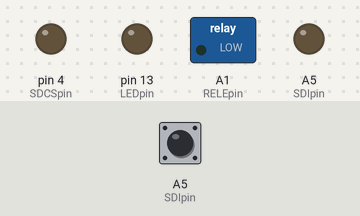
This sketch was run on a simulated Arduino Uno, built with avr-gcc and run on an emulated ATmega328P. On the bench: switched loads named in the sketch (green lamp = pin HIGH), output pins drawn as LEDs (lit = HIGH). Dashed ring = blinking. The test bench sets the inputs (shaded band); at power-on: A5 (SDIpin) LOW. What the sketch prints to the serial monitor is not drawn.

Above: at 0.1 s.
At 1.7 s:
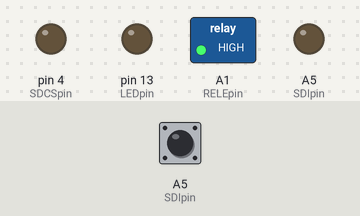
1.8 s: A5 (SDIpin) driven HIGH
At 8.1 s:
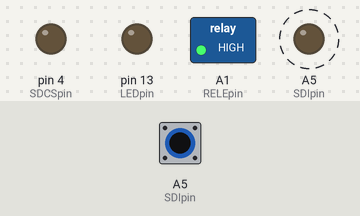
10.1 s: A5 (SDIpin) pulsed LOW 5 times (0.12 s each, 0.3 s apart)
Timing chart, 0 to 20.4 s (numbered marks = the images above; inputs shaded):
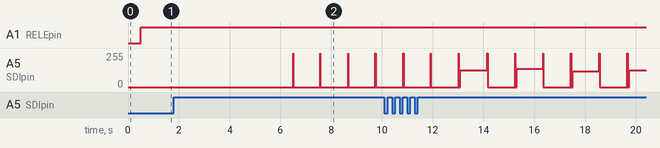

The sketch:

D_Configuracion_inicial_SDI12_UNO.ino
```cpp
#include "SDI12Mod.h"           // SDI-12 modificada
#include <SPI.h>

//========================== CONFIGURACIÓN PINES ==========================
#define VBATpin A0
#define RELEpin A1
#define s420 A2
#define SDIpin A5
#define SMSRCVpin 2
#define RTCpin 3
#define SDCSpin 4
#define SYSRSTpin 5
#define RXpin 8
#define TXpin 9
#define RSTpin 10
#define PWRMONpin 11
#define LEDpin 13

//=============================== VARIABLES ================================
String respuesta = "";
String comando = "";

void setup()
{
  delay(500);
  Serial.begin(9600);
  while (!Serial) {}
  Serial.setTimeout(10000); //tiempo en milisegundos

  pinMode(VBATpin, INPUT);
  pinMode(s420, INPUT);
  pinMode(SMSRCVpin, INPUT);
  pinMode(RTCpin, INPUT);
  pinMode(PWRMONpin, INPUT);
  pinMode(RXpin, INPUT);

  pinMode(SDCSpin, OUTPUT);
  pinMode(RSTpin, OUTPUT);
  pinMode(SYSRSTpin, OUTPUT);
  pinMode(RELEpin, OUTPUT);
  pinMode(LEDpin, OUTPUT);
  pinMode(TXpin, OUTPUT);

  digitalWrite(RSTpin, LOW);
  digitalWrite(SYSRSTpin, LOW);
  digitalWrite(RELEpin, LOW);
  digitalWrite(LEDpin, LOW);
}
/*--------------------- FIN CONFIGURACIONES INICIALES --------------------------------*/


/*---------------------------PROGRAMA PRINCIPAL --------------------------------------*/
void loop()
{
  digitalWrite(RELEpin, HIGH);
  delay(5000);

  comandoSDI12("0!");
  comandoSDI12("0V!");
  comandoSDI12("0M!");
  //comandoSDI12("0XSCS2.3!");    // Configura el sensor al nivel actual

  //comandoSDI12("0XWSS0.305!");  // Configura la pendiente
  comandoSDI12("0XWSS1.0!");
  comandoSDI12("0XRSS!");

  //comandoSDI12("0XWSO0.0!");    // Configura el offset
  comandoSDI12("0XWSO4.0!");
  comandoSDI12("0XRSO!");

  //comandoSDI12("0XWIH30.0!");   // Valor en pantalla para los 20mA
  comandoSDI12("0XWIH20.0!");
  comandoSDI12("0XRIH!");

  //comandoSDI12("0XWIL0.0!");    // Valor en pantalla para los 4mA
  comandoSDI12("0XWIL4.0!");
  comandoSDI12("0WRIL!");

  comandoSDI12("0XWLCD2!");
  comandoSDI12("0XRLCD!");

  while(1);
}

/*--------------------------------- SENSOR SDI-12 ------------------------------------*/
void comandoSDI12(String comando)
{
  SDI12 mySDI12(SDIpin);
  mySDI12.begin();

  respuesta = "";
  delay(1000);
  Serial.println(comando);
  mySDI12.sendCommand(comando);
  delay(30);
  while (mySDI12.available())  // build response string
  {
    char c = mySDI12.read();
    if ((c != '\n') && (c != '\r'))
    {
      respuesta += c;
      delay(5);
    }
  }
  Serial.println(respuesta);
  mySDI12.clearBuffer();

  respuesta = "";
  delay(1000);
  Serial.println("0D0!");
  mySDI12.sendCommand("0D0!");
  delay(30);
  while (mySDI12.available())
  {
    char c = mySDI12.read();
    if ((c != '\n') && (c != '\r')) {
      respuesta += c;
      delay(5);
    }
  }
  Serial.println(respuesta);
  mySDI12.clearBuffer();
  mySDI12.end();
  Serial.println();
  return;
}
/*-------------------------------- FIN SENSOR SDI-12 ---------------------------------*/
```
